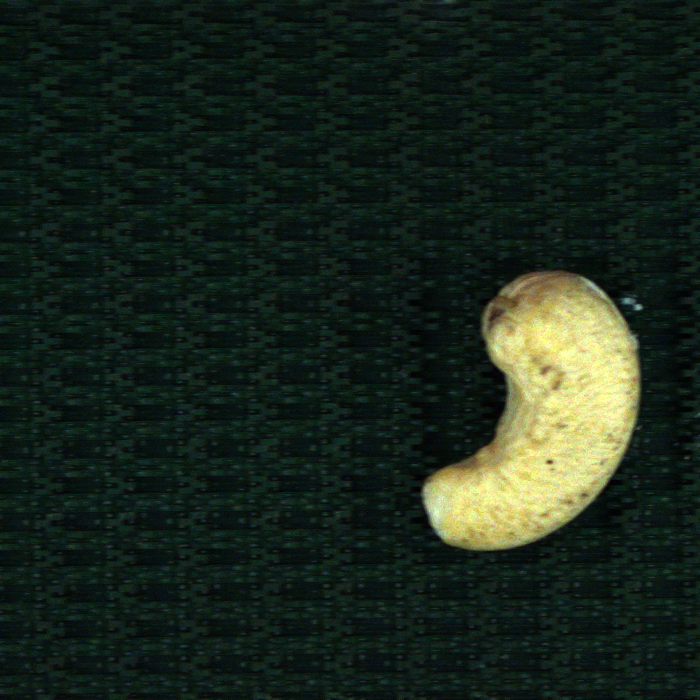
#> input picture wate/Con_2_Images/210/50c9545e-220.bmp, 700 x 700 px
$ python -i 'grading,color,serial,timing(B).py'   (imports and definitions only)   (older library calls are emulated)
#> lines starting #> are read from the running program, lines starting #| are printed output that depends on the picture; after the words box and inside, x2 and y2 are one past the last pixel; in counts of white or black regions, pixels touching at a corner belong together
import cv2
import numpy as np
import os
import sys
import time
import serial
from queue import Queue
import threading

if getattr(sys, 'frozen', False):
    BASE_DIR = os.path.dirname(sys.executable)
else:
    BASE_DIR = os.path.dirname(os.path.dirname(os.path.abspath(__file__)))

def get_existing_path(candidates, default_path):
#> called with default_path = 'wate/Con_2_Images'
    for c in candidates:
        if c and os.path.exists(c):
            return c
    return default_path

# ------------ CONFIGURATION ------------  n
input_folder = get_existing_path([
    os.path.join(BASE_DIR, "wate", "Con_2_Images"),
    r"D:\Keya Work\360\wate\Con_2_Images",
    r"D:\Kesyu_250524_4_Belts\Images\Con_2_Images",
], os.path.join(BASE_DIR, "wate", "Con_2_Images"))

ranges_file = get_existing_path([
    os.path.join(BASE_DIR, "wate", "value.txt"),
    r"D:\Keya Work\360\wate\value.txt",
    r"D:\4_belt_main\4_belt\range\value.txt",
], os.path.join(BASE_DIR, "wate", "value.txt"))

timing_file = get_existing_path([
    os.path.join(BASE_DIR, "wate", "4(B)-time.txt"),
    r"D:\Keya Work\360\wate\4(B)-time.txt",
    r"D:\4_belt_main\4_belt\time\4(B)-time.txt",
], os.path.join(BASE_DIR, "wate", "4(B)-time.txt"))

com_port_file = get_existing_path([
    os.path.join(BASE_DIR, "wate", "com_port(b).txt"),
    os.path.join(BASE_DIR, "wate", "comport_ref.txt"),
    r"D:\Keya Work\360\wate\com_port(b).txt",
    r"D:\4_belt_main\4_belt\Test_checkup\com_port(b).txt",
], os.path.join(BASE_DIR, "wate", "com_port(b).txt"))
#> further down, picture is the input picture: shape (700, 700, 3); mean B, G, R 28.3, 38.7, 27.1

# [1 line not run here, left out]

GRADE_PORT_MAP = {
    '400': '11|',
    '320': '12|',
    '240': '13|',
    '210': '14|',
    '180': '15|',
    '1000': '16|'
}

command_queue = Queue()
arduino = None


# [44 lines left out: functions load_ranges, get_grade, safe_imread, send_commands, not called in this run]


serial_thread = threading.Thread(target=send_commands, daemon=True)
# [1 line not run here, left out]


# ------------ OILY DETECTOR ------------
samples = np.array([
    [35.3, 75, 51], [38.2, 74, 29], [34.1, 74, 44], [34.7, 78, 48],
    [38.1, 81, 47], [39.5, 57, 54], [34.7, 82, 40], [35.4, 74, 41],
    [31.5, 71, 33], [39.2, 66, 47], [35.6, 75, 53], [44.5, 57, 43],
    [38.4, 90, 39], [36.3, 73, 38], [43.1, 78, 20], [42.7, 79, 33],
    [29.6, 76, 38], [33.6, 48, 18], [33.6, 100, 93], [37.1, 82, 20]
])
hsv_cv = samples.astype(np.float32)
# [2 lines not run here, left out]
H, S, V = hsv_cv[:, 0], hsv_cv[:, 1], hsv_cv[:, 2]
H_tol, S_tol, V_tol = 3, 15, 15

lower_oily = np.array([
    max(int(H.min()) - H_tol, 0),
    max(int(S.min()) - S_tol, 0),
    max(int(V.min()) - V_tol, 0)
], dtype=np.uint8)

upper_oily = np.array([
    min(int(H.max()) + H_tol, 179),
    min(int(S.max()) + S_tol, 255),
    min(int(V.max()) + V_tol, 255)
], dtype=np.uint8)


def is_oily_cashew(img_bgr, min_oily_ratio=0.60):
#> called with min_oily_ratio = 0.6
    hsv = cv2.cvtColor(img_bgr, cv2.COLOR_BGR2HSV)
#> hsv: shape (700, 700, 3); mean H, S, V 74.6, 132.6, 39.7
    oily = cv2.inRange(hsv, lower_oily, upper_oily)
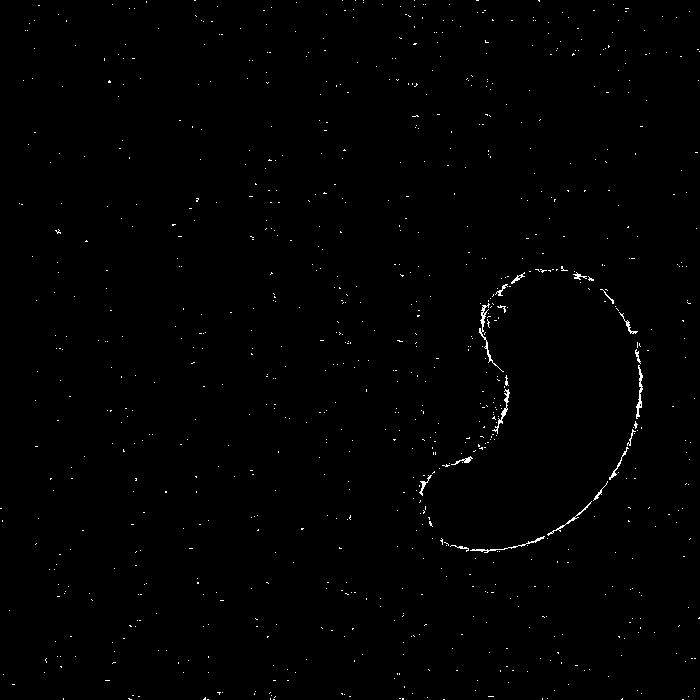
#> oily: shape (700, 700); 0.58% white in thin lines or dots

    gray = cv2.cvtColor(img_bgr, cv2.COLOR_BGR2GRAY)
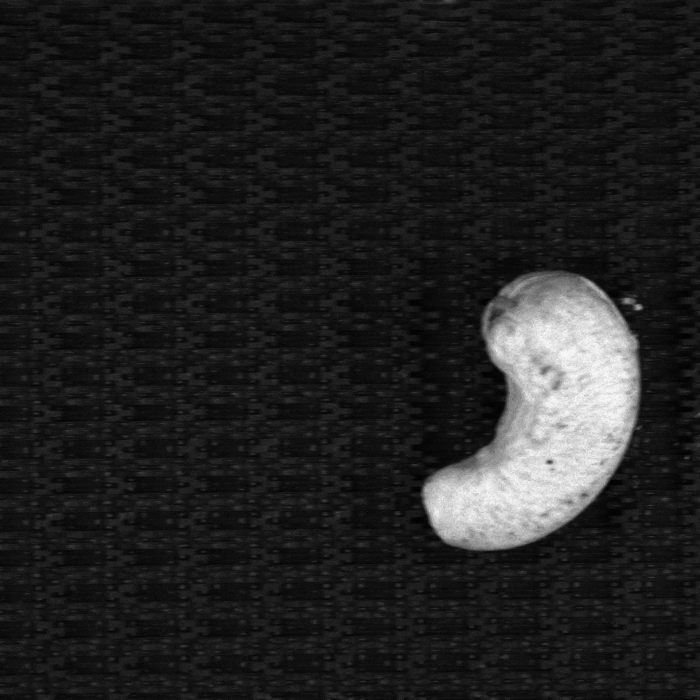
#> gray: shape (700, 700); min 1, max 249, mean 34.1
    _, cashew_bin = cv2.threshold(gray, 0, 255,
                                  cv2.THRESH_BINARY + cv2.THRESH_OTSU)
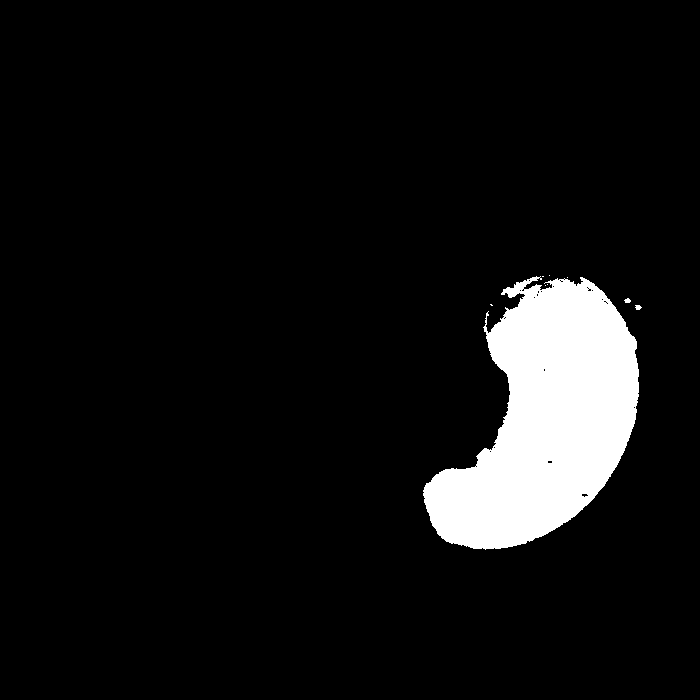
#> cashew_bin: shape (700, 700); 7.3% white; 9 white regions (6 under 20 px), largest, box (x1, y1, x2, y2) and area: (423, 276, 639, 550) 35486, (635, 305, 642, 310) 26, (624, 298, 631, 303) 25
    cashew_pixels = np.count_nonzero(cashew_bin)
#> cashew_pixels = 35547
    if cashew_pixels == 0:
        return False
    oily_pixels = np.count_nonzero(cv2.bitwise_and(oily, cashew_bin))
#> oily_pixels = 0
    ratio = oily_pixels / cashew_pixels
#> ratio = 0
    return ratio >= min_oily_ratio


# ------------ COLOR DEFECT CHECKER ------------
# [148 lines left out: functions check_rgb, detect_black_dots, process_image, watch_folder, not called in this run]


# [29 lines not run here, left out]

>>> import cv2
>>> picture = cv2.imread('../wate/Con_2_Images/210/50c9545e-220.bmp')
>>> result = is_oily_cashew(picture)
#> result = False

$ run again, on wate/Con_2_Images/320/94f73f29-310.bmp
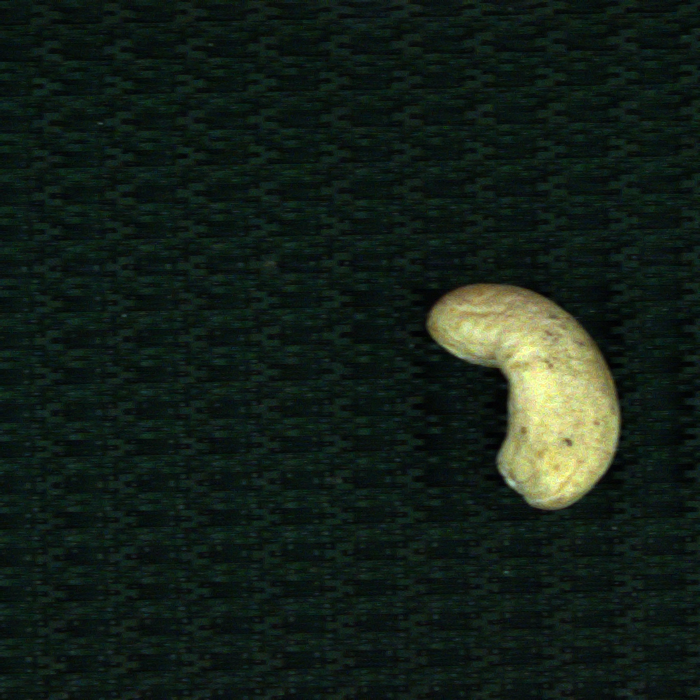
#> input picture wate/Con_2_Images/320/94f73f29-310.bmp, 700 x 700 px
#> picture is the input picture: shape (700, 700, 3); mean B, G, R 24.7, 32.5, 20.9
#> hsv: shape (700, 700, 3); mean H, S, V 75.8, 128.4, 33.2
#> in is_oily_cashew, `oily = cv2.inRange(hsv, lower_oily, upper_oily)`:
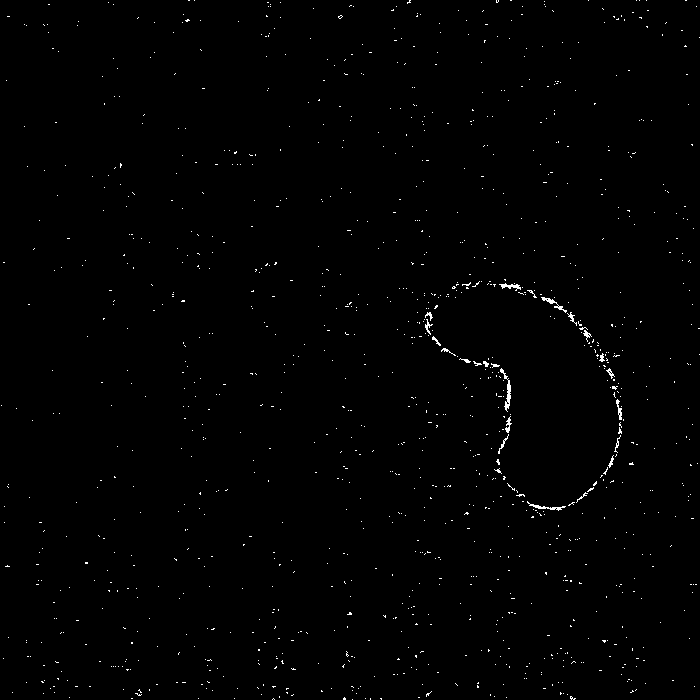
#> oily: shape (700, 700); 0.65% white in thin lines or dots
#> in is_oily_cashew, `_, cashew_bin = cv2.threshold(gray, 0, 255, cv2.THRESH_BINARY + cv2.TH..`:
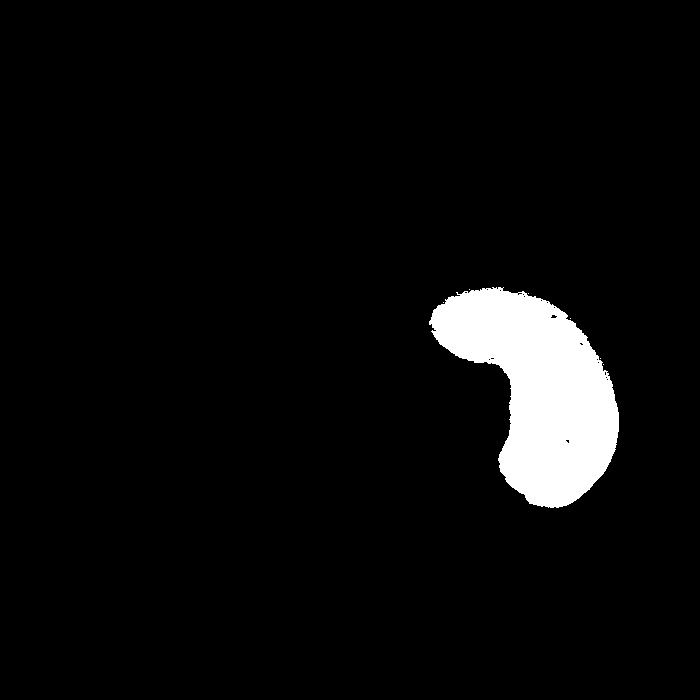
#> cashew_bin: shape (700, 700); 4.8% white; 7 white regions (6 under 20 px), largest, box (x1, y1, x2, y2) and area: (429, 287, 619, 508) 23610
#> cashew_pixels = 23616
#> oily_pixels = 134
#> ratio = 0.00567
#> result = False
